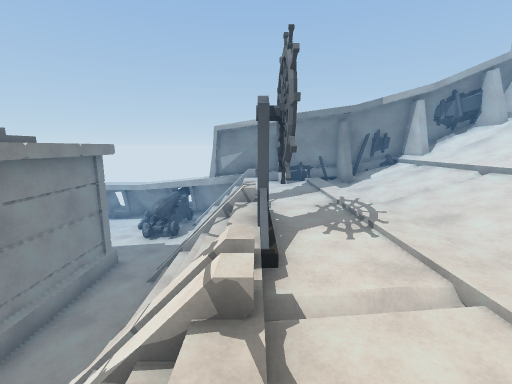
[1] (above)

12 first-person views from a walk through a 3-D level made in the Unity game engine. The camera is 1.5 m above the floor, tilts 10° down and sees 90° across. The floor is counted in squares, 1 m on a side. Each view is taken from the middle of a square. On the plan, view 1 faces up. The plan holds only what a view shows up to about 13 squares ahead; the rest is blank. The place goes on beyond the plan. Some animated figures are not drawn. Some surface patterns are stand-ins.

[2]
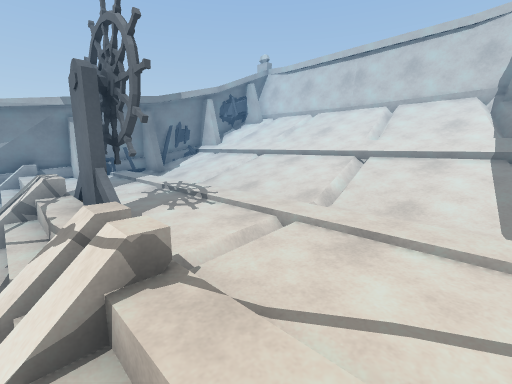

[3]
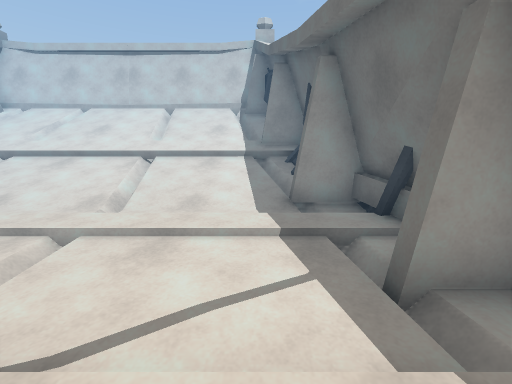

[4]
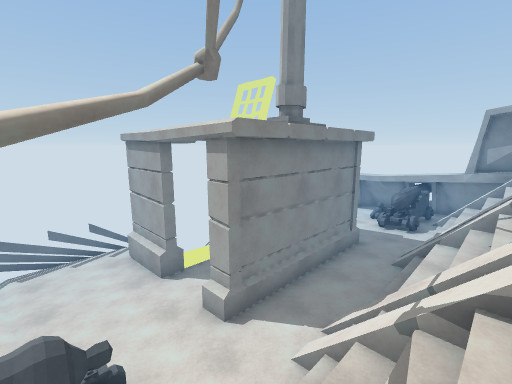

[5]
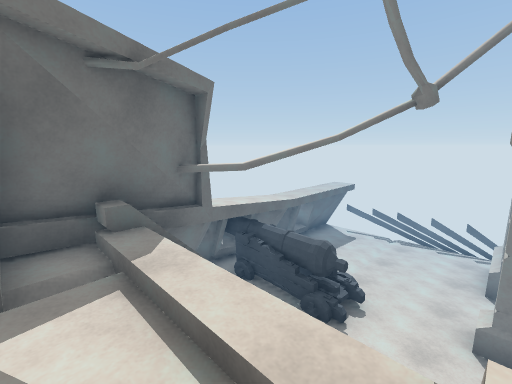

[6]
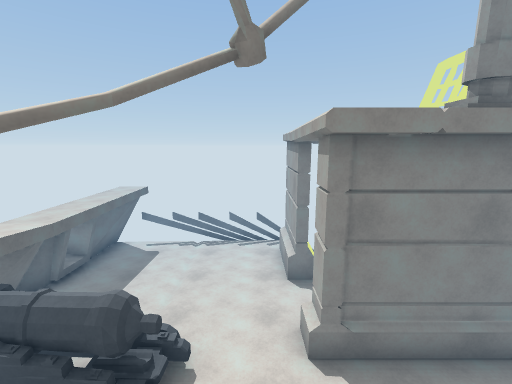

[7]
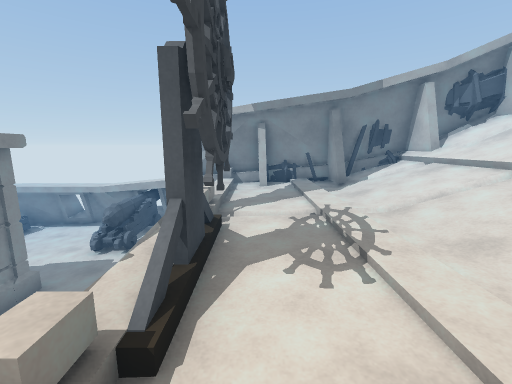

[8]
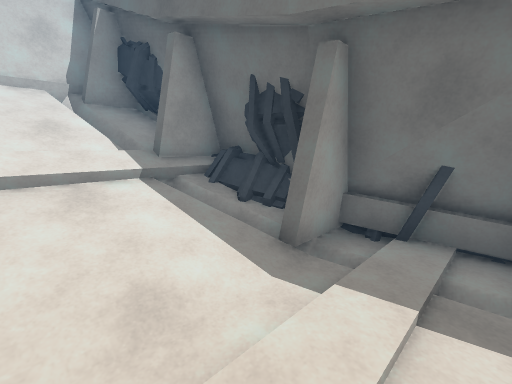

[9]
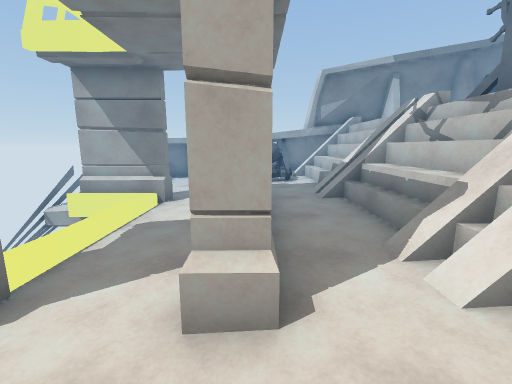

[10]
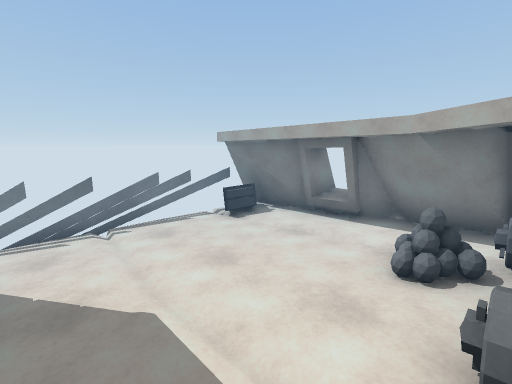

[11]
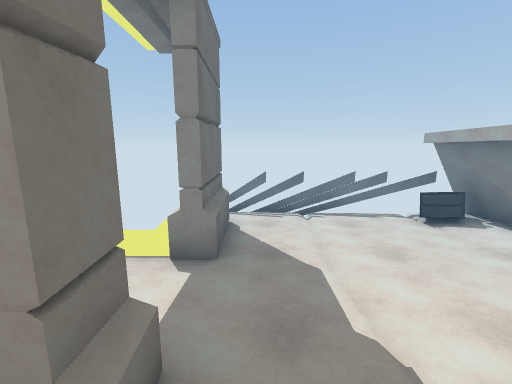

[12]
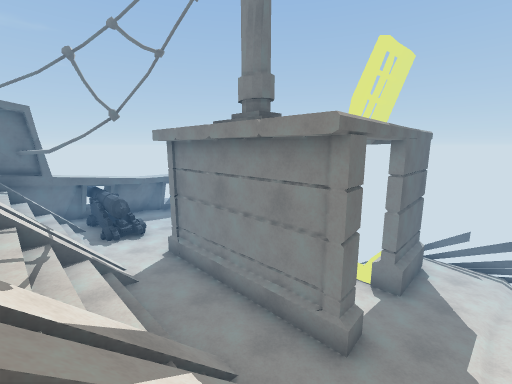

### Floor plan
Key: @ floor where view 1 was taken; # wall or solid block; x gap in a wall; . main floor; - floor 0.25 m lower than the main floor; : floor 2.25 m higher than the main floor; + floor 2.5 m higher than the main floor; * floor 3.75 m higher than the main floor; / step, stairs or slope; = window, fence, low wall or low ledge; v drop or lower ground; W wheel; O other object.
Columns run from 12 left of view 1 to 10 right of it. Each row starts with its distance up from view 1.
 15 ######
 14 ##=-#####
 13 =-----O#######
 12 x-----.##.///#####
 11 #-----.##.//////#####
 10 x-----....///::+//// ##
  9 x----.....///::+///*//#
  8  -###..#./==/::+///*//#
  7   vvv. #.////::+///*//#
  6     .. #..//W::+///*//#
  5     .. #..//W::+///*//#
  4     ...#..///::+///*//#
  3     =..#.///#::+///*//#
  2  -###..#./==/::+///*//#
  1 x----.....///::+///*//#
  0 x----.....//@::+///####
 -1 x----..##.///://#####
 -2 x----..##///######
 -3 x----..#=.####
 -4 ###########

Positions as (right, up) in squares from view 1, and headings:
1: (0, 0), facing up
2: (-1, 0), facing up-right
3: (-1, 0), facing right
4: (-1, -1), facing up-left
5: (1, 2), facing down-left
6: (-1, 1), facing left
7: (1, 2), facing up
8: (2, 2), facing down-right
9: (-5, 0), facing up
10: (-5, 9), facing up-left
11: (-4, 9), facing left
12: (-1, 10), facing down-left
